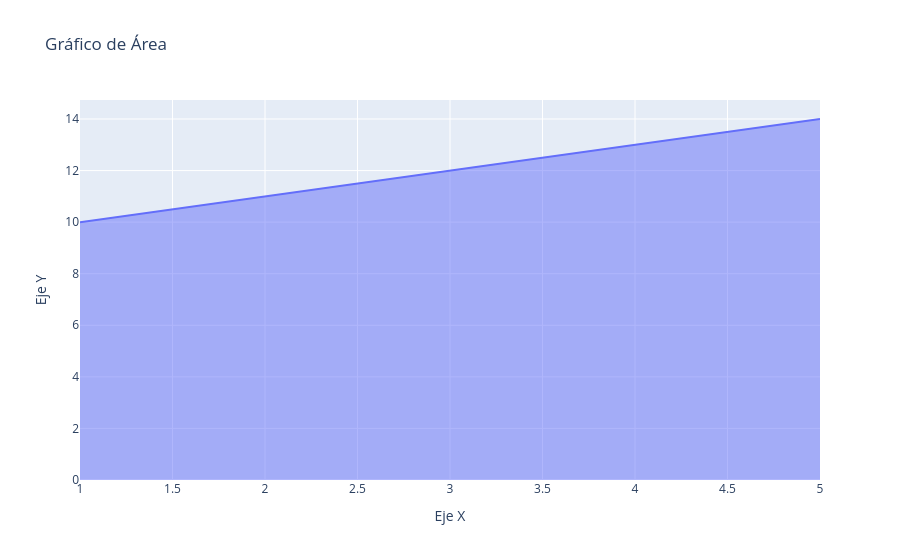

Notebook source saved alongside this figure:
### Code cell
fig3 = go.Figure()

fig3.add_trace(go.Scatter(x=[1,2,3,4,5],
                         y=[10,11,12,13,14],
                         mode="lines",
                         fill="tozeroy", # gráfico de líneas pero con relleno en la parte de abajo (tozeroy -> de la línea al 0 de las Y)
                         name="area"))

fig3.update_layout(title="Gráfico de Área",
                  xaxis_title="Eje X",
                  yaxis_title="Eje Y")

### Figure 1 — Plotly figure (JSON) as saved in the notebook; plotly's stock layout.template omitted (floating-point values rounded to 4 significant figures)
{"data": [{"fill": "tozeroy", "mode": "lines", "name": "area", "type": "scatter", "x": [1, 2, 3, 4, 5], "y": [10, 11, 12, 13, 14]}], "layout": {"title": {"text": "Gráfico de Área"}, "xaxis": {"title": {"text": "Eje X"}}, "yaxis": {"title": {"text": "Eje Y"}}}}
